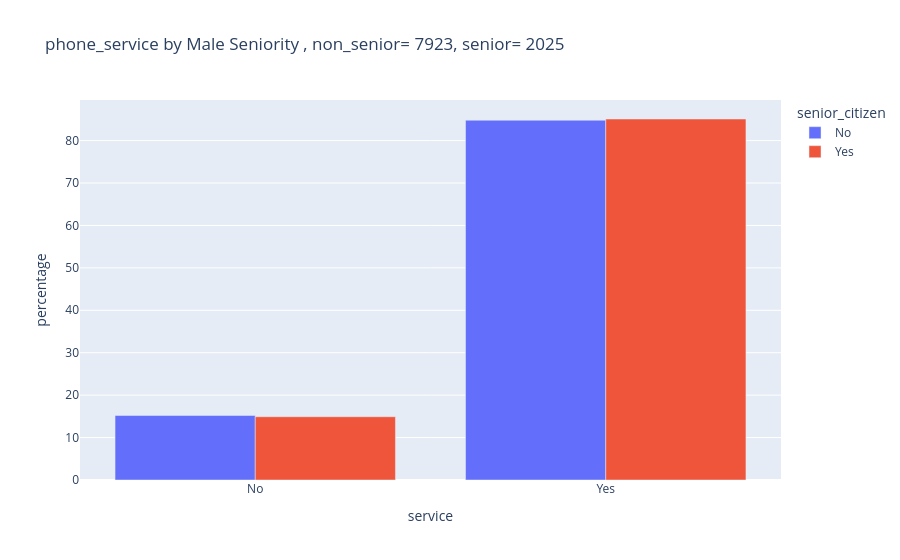
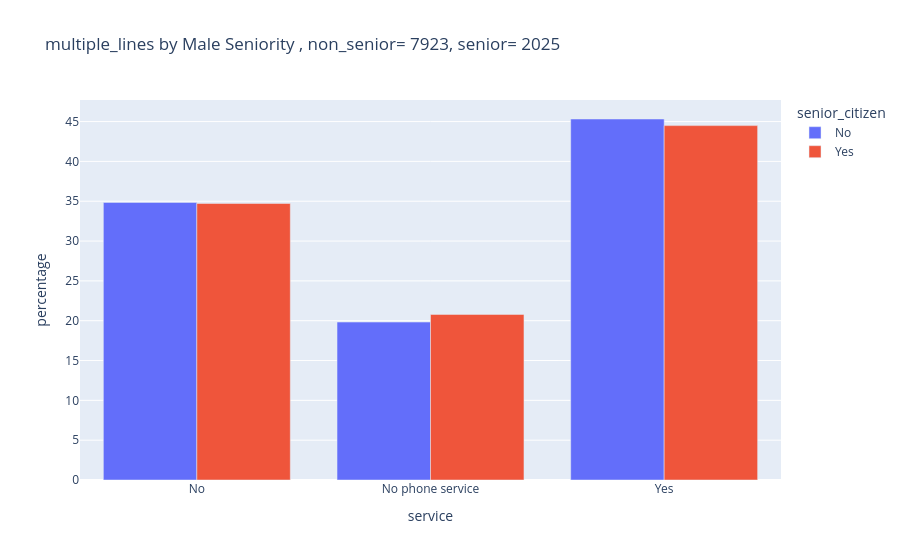
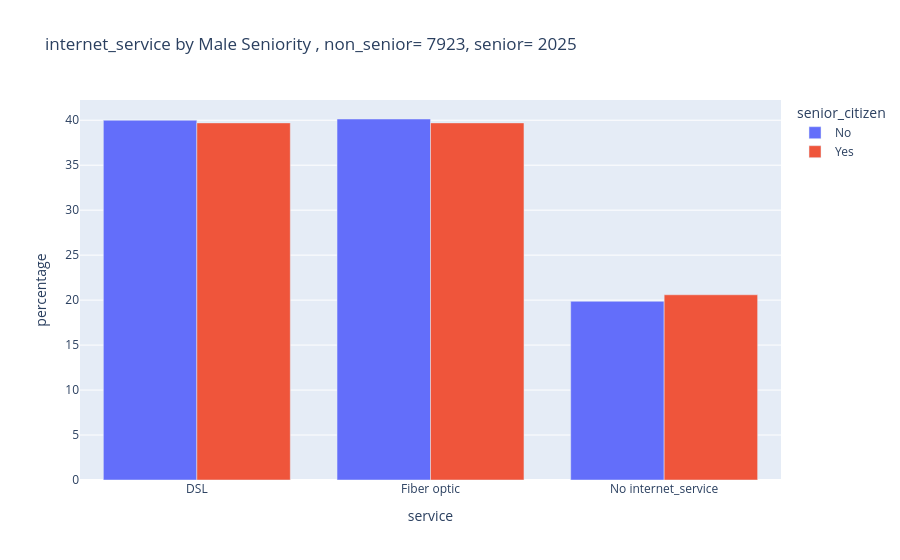
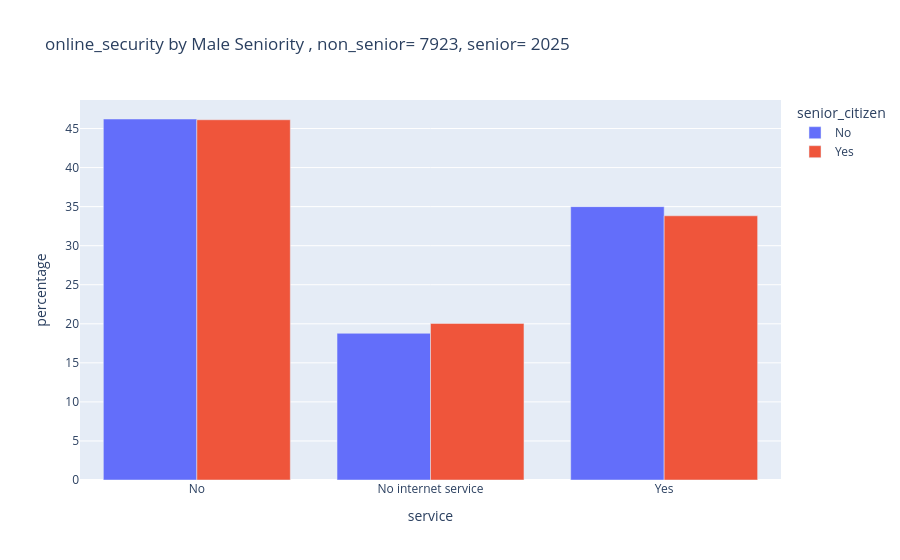

The code cell stored with these charts, in order, in its notebook:
### Code cell
import plotly.express as px
from IPython.display import display
import ipywidgets as widgets

# Now look at the Seneiority of different genders and the services that are offered by the network

services=['phone_service', 'multiple_lines', 'internet_service', 'online_security']
#1.The subset of the gender-specific data frames
df_male = df_clean[df_clean['gender'] == 'Male']
df_female=df_clean[df_clean['gender'] == 'Female']


dfs=[df_male,df_female]
for data_gender in dfs:
    for service_col in services:
        plot_service_by_seniority(data_gender, service_col)

### Figure 1 — Plotly figure (JSON) as saved in the notebook; plotly's stock layout.template omitted (floating-point values rounded to 4 significant figures)
{"data": [{"alignmentgroup": "True", "hovertemplate": "senior_citizen=No<br>service=%{x}<br>percentage=%{y}<extra></extra>", "legendgroup": "No", "marker": {"color": "#636efa", "pattern": {"shape": ""}}, "name": "No", "offsetgroup": "No", "orientation": "v", "showlegend": true, "textposition": "auto", "type": "bar", "x": ["No", "Yes"], "xaxis": "x", "y": [15.2, 84.8], "yaxis": "y"}, {"alignmentgroup": "True", "hovertemplate": "senior_citizen=Yes<br>service=%{x}<br>percentage=%{y}<extra></extra>", "legendgroup": "Yes", "marker": {"color": "#EF553B", "pattern": {"shape": ""}}, "name": "Yes", "offsetgroup": "Yes", "orientation": "v", "showlegend": true, "textposition": "auto", "type": "bar", "x": ["No", "Yes"], "xaxis": "x", "y": [14.91, 85.09], "yaxis": "y"}], "layout": {"barmode": "group", "legend": {"title": {"text": "senior_citizen"}, "tracegroupgap": 0}, "title": {"text": "phone_service by Male Seniority , non_senior= 7923, senior= 2025"}, "xaxis": {"anchor": "y", "domain": [0, 1], "title": {"text": "service"}}, "yaxis": {"anchor": "x", "domain": [0, 1], "title": {"text": "percentage"}}}}

### Figure 2 — Plotly figure (JSON) as saved in the notebook; plotly's stock layout.template omitted (floating-point values rounded to 4 significant figures)
{"data": [{"alignmentgroup": "True", "hovertemplate": "senior_citizen=No<br>service=%{x}<br>percentage=%{y}<extra></extra>", "legendgroup": "No", "marker": {"color": "#636efa", "pattern": {"shape": ""}}, "name": "No", "offsetgroup": "No", "orientation": "v", "showlegend": true, "textposition": "auto", "type": "bar", "x": ["No", "No phone service", "Yes"], "xaxis": "x", "y": [34.85, 19.83, 45.32], "yaxis": "y"}, {"alignmentgroup": "True", "hovertemplate": "senior_citizen=Yes<br>service=%{x}<br>percentage=%{y}<extra></extra>", "legendgroup": "Yes", "marker": {"color": "#EF553B", "pattern": {"shape": ""}}, "name": "Yes", "offsetgroup": "Yes", "orientation": "v", "showlegend": true, "textposition": "auto", "type": "bar", "x": ["No", "No phone service", "Yes"], "xaxis": "x", "y": [34.72, 20.79, 44.49], "yaxis": "y"}], "layout": {"barmode": "group", "legend": {"title": {"text": "senior_citizen"}, "tracegroupgap": 0}, "title": {"text": "multiple_lines by Male Seniority , non_senior= 7923, senior= 2025"}, "xaxis": {"anchor": "y", "domain": [0, 1], "title": {"text": "service"}}, "yaxis": {"anchor": "x", "domain": [0, 1], "title": {"text": "percentage"}}}}

### Figure 3 — Plotly figure (JSON) as saved in the notebook; plotly's stock layout.template omitted (floating-point values rounded to 4 significant figures)
{"data": [{"alignmentgroup": "True", "hovertemplate": "senior_citizen=No<br>service=%{x}<br>percentage=%{y}<extra></extra>", "legendgroup": "No", "marker": {"color": "#636efa", "pattern": {"shape": ""}}, "name": "No", "offsetgroup": "No", "orientation": "v", "showlegend": true, "textposition": "auto", "type": "bar", "x": ["DSL", "Fiber optic", "No internet_service"], "xaxis": "x", "y": [40.0, 40.14, 19.87], "yaxis": "y"}, {"alignmentgroup": "True", "hovertemplate": "senior_citizen=Yes<br>service=%{x}<br>percentage=%{y}<extra></extra>", "legendgroup": "Yes", "marker": {"color": "#EF553B", "pattern": {"shape": ""}}, "name": "Yes", "offsetgroup": "Yes", "orientation": "v", "showlegend": true, "textposition": "auto", "type": "bar", "x": ["DSL", "Fiber optic", "No internet_service"], "xaxis": "x", "y": [39.7, 39.7, 20.59], "yaxis": "y"}], "layout": {"barmode": "group", "legend": {"title": {"text": "senior_citizen"}, "tracegroupgap": 0}, "title": {"text": "internet_service by Male Seniority , non_senior= 7923, senior= 2025"}, "xaxis": {"anchor": "y", "domain": [0, 1], "title": {"text": "service"}}, "yaxis": {"anchor": "x", "domain": [0, 1], "title": {"text": "percentage"}}}}

### Figure 4 — Plotly figure (JSON) as saved in the notebook; plotly's stock layout.template omitted (floating-point values rounded to 4 significant figures)
{"data": [{"alignmentgroup": "True", "hovertemplate": "senior_citizen=No<br>service=%{x}<br>percentage=%{y}<extra></extra>", "legendgroup": "No", "marker": {"color": "#636efa", "pattern": {"shape": ""}}, "name": "No", "offsetgroup": "No", "orientation": "v", "showlegend": true, "textposition": "auto", "type": "bar", "x": ["No", "No internet service", "Yes"], "xaxis": "x", "y": [46.22, 18.78, 35.0], "yaxis": "y"}, {"alignmentgroup": "True", "hovertemplate": "senior_citizen=Yes<br>service=%{x}<br>percentage=%{y}<extra></extra>", "legendgroup": "Yes", "marker": {"color": "#EF553B", "pattern": {"shape": ""}}, "name": "Yes", "offsetgroup": "Yes", "orientation": "v", "showlegend": true, "textposition": "auto", "type": "bar", "x": ["No", "No internet service", "Yes"], "xaxis": "x", "y": [46.12, 20.05, 33.83], "yaxis": "y"}], "layout": {"barmode": "group", "legend": {"title": {"text": "senior_citizen"}, "tracegroupgap": 0}, "title": {"text": "online_security by Male Seniority , non_senior= 7923, senior= 2025"}, "xaxis": {"anchor": "y", "domain": [0, 1], "title": {"text": "service"}}, "yaxis": {"anchor": "x", "domain": [0, 1], "title": {"text": "percentage"}}}}
